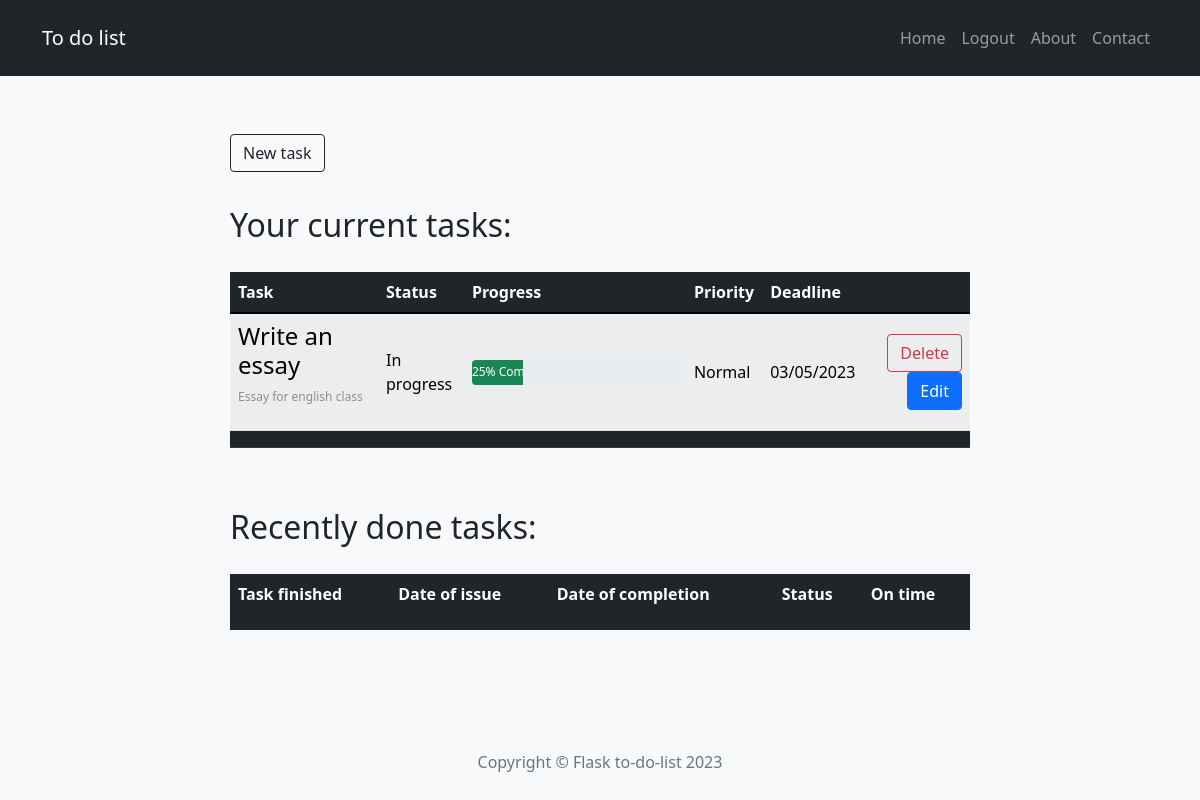
Page /list (signed in) on the committed database.
### main.py (models this page shows)
class Task(db.Model, Base):
    __tablename__ = 'Tasks'
    id = db.Column(db.Integer, primary_key=True)
    text = db.Column(db.String(50), nullable=False)
    description = db.Column(db.String(250), nullable=False)
    priority = db.Column(db.String(10), nullable=False)
    status = db.Column(db.String(20), nullable=False)
    deadline = db.Column(db.Integer, nullable=False)
    finished = db.Column(db.Boolean, nullable=False)
    start_date = db.Column(db.String(50), nullable=False)
    finish_date = db.Column(db.String(50), nullable=False)
    ontime = db.Column(db.Boolean, nullable=False)
    percentage = db.Column(db.Integer, nullable=False)
    author_id = db.Column(db.Integer, db.ForeignKey('Users.id'))
    author = relationship('User', backref='task')

### main.py (the view)
@app.route('/list', methods=['GET', 'POST'])
@login_required
def get_all_tasks():
    tasks = Task.query.all()
    return render_template("list.html", tasks=tasks)

### main.py (called while the page is built)
@login_manager.user_loader
def load_user(user_id):
    return User.query.get(int(user_id))

### templates/list.html (shortened to what this page needs)
{% include 'header.html' %}
    <div class="main-container">
        <div class="button-area">
            <a href="{{url_for('new_task')}}" class="btn btn-outline-dark align-middle" role="button">New task</a>
        </div>
        <br>
        <h2>Your current tasks:</h2>
            <div class="lista">
                 <table class="table table-hover table-light table-striped align-middle ">
                        <thead class="table-dark">
                            <tr>
                              <th class="task-column" scope="col">Task</th>
                              <th scope="col">Status</th>
                              <th class="progress-column" scope="col">Progress</th>
                              <th scope="col">Priority</th>
                              <th scope="col">Deadline</th>
                              <th scope="col"> </th>
                            </tr>
                        </thead>
                        <tbody>
                            {% for task in tasks %}
                                {% if not task.finished %}
                                <tr onclick="window.location='{{url_for('show_task', task_id=task.id)}}'" class="list-pointer ">
                                    <td class="align-center" height="90">
                                        <div class="event-wrap">
                                                <h4>{{ task.text }}</h4>
                                                <div class="meta">
                                                    <div class="organizers">
                                                        <p class="task-description">{{ task.description }}</p>
                                                    </div>
                                                </div>
                                            </div>
                                    </td>
                                    <td>{{ task.status }}</td>
                                    <td>
                                        <div class="progress" style="height:25px;">
                                            <div class="progress-bar bg-success" role="progressbar" aria-valuenow="60" aria-valuemin="0" aria-valuemax="100" style="width:{{ task.percentage }}%">
                                                {{ task.percentage }}% Complete
                                            </div>
                                        </div>
                                    </td>
                                    <td>{{ task.priority }}</td>
                                    <td>{{ task.deadline }}</td>
                                    <td>
                                        <a href='{{url_for("delete_task", task_id=task.id)}}' class="btn btn-outline-danger delete-btn"  role="button">Delete</a>
                                        <a href='{{url_for("edit_task", task_id=task.id)}}' class="btn btn-primary delete-btn"  role="button">Edit</a>
                                    </td>
                                </tr>
                                {% endif %}
                            {% endfor %}
                            <tr class="table-dark list-endline">
                                <td colspan="6"></td>
                            </tr>
                        </tbody>
                    </table>
            </div>
            <br>
        <h2>Recently done tasks:</h2>
            <div class="lista">
                <table class="table table-hover table-borderless table-light align-middle">
                    <thead>
                        <tr class="table-dark" >
                            <th>Task finished</th>
                            <th>Date of issue</th>
                            <th>Date of completion</th>
                            <th>Status</th>
                            <th>On time</th>
                        </tr>
                    </thead>
                    <tbody>
                    <tr class="table-dark list-endline">
                            <td colspan="5"></td>
                    </tr>
                    </tbody>
                </table>
            </div>
    </div>
{% include "footer.html" %}

### static/css/styles.css (style rules this page uses)
.lista { margin: left right; padding: 20px 0px 20px 0px; }
.button-area { padding: 10px 0px 10px 0px; }
.delete-btn { margin-left: 5px; padding: 10px; float: right; }
a { text-decoration: none !important; }
.list-pointer { cursor: pointer; }
.main-container { margin: auto; margin-top: 100px; width: 70%; padding:50px; padding-top: 2%; }
.task-description { opacity: 0.4; font-size: 12px; }
.progress-column { width:30%; }
.task-column { width: 20%; }

### rows in the picture
Task: text "Write an essay", description "Essay for english class", status "In progress", percentage "25", priority "Normal", deadline "03/05/2023"
